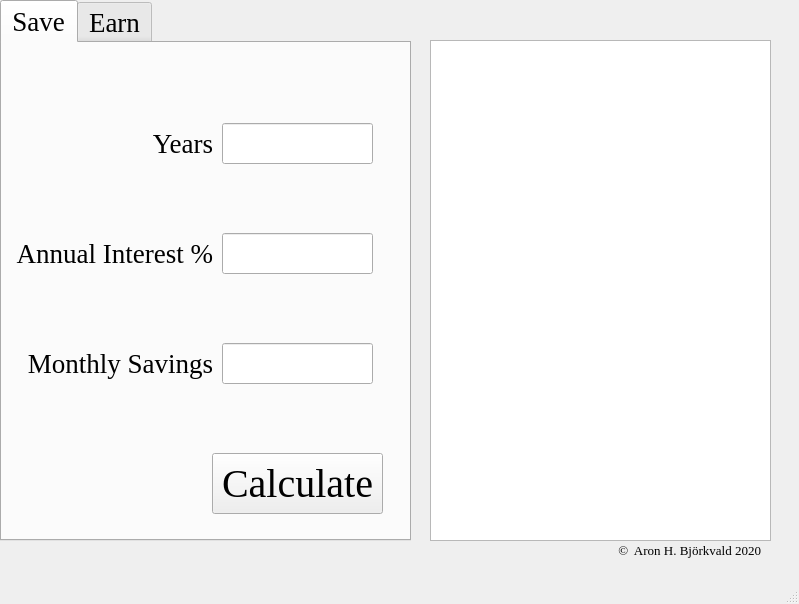
<?xml version="1.0" encoding="UTF-8"?>
<ui version="4.0">
 <class>MainWindow</class>
 <widget class="QMainWindow" name="MainWindow">
  <property name="geometry">
   <rect>
    <x>0</x>
    <y>0</y>
    <width>799</width>
    <height>604</height>
   </rect>
  </property>
  <property name="windowTitle">
   <string>MainWindow</string>
  </property>
  <widget class="QWidget" name="centralwidget">
   <widget class="QTabWidget" name="tab_widget">
    <property name="geometry">
     <rect>
      <x>0</x>
      <y>0</y>
      <width>411</width>
      <height>541</height>
     </rect>
    </property>
    <property name="font">
     <font>
      <family>Times New Roman</family>
      <pointsize>20</pointsize>
     </font>
    </property>
    <property name="currentIndex">
     <number>0</number>
    </property>
    <widget class="QWidget" name="tab_1">
     <attribute name="title">
      <string>Save</string>
     </attribute>
     <widget class="QLineEdit" name="years_line_edit">
      <property name="geometry">
       <rect>
        <x>220</x>
        <y>80</y>
        <width>151</width>
        <height>41</height>
       </rect>
      </property>
      <property name="font">
       <font>
        <family>Times New Roman</family>
        <pointsize>15</pointsize>
       </font>
      </property>
     </widget>
     <widget class="QLineEdit" name="interest_line_edit">
      <property name="geometry">
       <rect>
        <x>220</x>
        <y>190</y>
        <width>151</width>
        <height>41</height>
       </rect>
      </property>
      <property name="font">
       <font>
        <family>Times New Roman</family>
        <pointsize>15</pointsize>
       </font>
      </property>
     </widget>
     <widget class="QLineEdit" name="monthly_line_edit">
      <property name="geometry">
       <rect>
        <x>220</x>
        <y>300</y>
        <width>151</width>
        <height>41</height>
       </rect>
      </property>
      <property name="font">
       <font>
        <family>Times New Roman</family>
        <pointsize>15</pointsize>
       </font>
      </property>
     </widget>
     <widget class="QPushButton" name="calc_button_1">
      <property name="geometry">
       <rect>
        <x>210</x>
        <y>410</y>
        <width>171</width>
        <height>61</height>
       </rect>
      </property>
      <property name="font">
       <font>
        <family>Times New Roman</family>
        <pointsize>30</pointsize>
       </font>
      </property>
      <property name="text">
       <string>Calculate</string>
      </property>
     </widget>
     <widget class="QLabel" name="label">
      <property name="geometry">
       <rect>
        <x>10</x>
        <y>70</y>
        <width>201</width>
        <height>61</height>
       </rect>
      </property>
      <property name="font">
       <font>
        <family>Times New Roman</family>
        <pointsize>20</pointsize>
       </font>
      </property>
      <property name="layoutDirection">
       <enum>Qt::LeftToRight</enum>
      </property>
      <property name="text">
       <string>Years</string>
      </property>
      <property name="alignment">
       <set>Qt::AlignRight|Qt::AlignTrailing|Qt::AlignVCenter</set>
      </property>
     </widget>
     <widget class="QLabel" name="label_2">
      <property name="geometry">
       <rect>
        <x>10</x>
        <y>180</y>
        <width>201</width>
        <height>61</height>
       </rect>
      </property>
      <property name="font">
       <font>
        <family>Times New Roman</family>
        <pointsize>20</pointsize>
       </font>
      </property>
      <property name="layoutDirection">
       <enum>Qt::LeftToRight</enum>
      </property>
      <property name="text">
       <string>Annual Interest %</string>
      </property>
      <property name="alignment">
       <set>Qt::AlignRight|Qt::AlignTrailing|Qt::AlignVCenter</set>
      </property>
     </widget>
     <widget class="QLabel" name="label_3">
      <property name="geometry">
       <rect>
        <x>10</x>
        <y>290</y>
        <width>201</width>
        <height>61</height>
       </rect>
      </property>
      <property name="font">
       <font>
        <family>Times New Roman</family>
        <pointsize>20</pointsize>
       </font>
      </property>
      <property name="layoutDirection">
       <enum>Qt::LeftToRight</enum>
      </property>
      <property name="text">
       <string>Monthly Savings</string>
      </property>
      <property name="alignment">
       <set>Qt::AlignRight|Qt::AlignTrailing|Qt::AlignVCenter</set>
      </property>
     </widget>
    </widget>
    <widget class="QWidget" name="tab_2">
     <attribute name="title">
      <string>Earn</string>
     </attribute>
     <widget class="QLineEdit" name="savings_line_edit">
      <property name="geometry">
       <rect>
        <x>40</x>
        <y>70</y>
        <width>321</width>
        <height>61</height>
       </rect>
      </property>
      <property name="font">
       <font>
        <pointsize>20</pointsize>
       </font>
      </property>
     </widget>
     <widget class="QDoubleSpinBox" name="interest_spin_box">
      <property name="geometry">
       <rect>
        <x>110</x>
        <y>200</y>
        <width>171</width>
        <height>61</height>
       </rect>
      </property>
      <property name="font">
       <font>
        <pointsize>20</pointsize>
       </font>
      </property>
     </widget>
     <widget class="QPushButton" name="calc_button_2">
      <property name="geometry">
       <rect>
        <x>80</x>
        <y>410</y>
        <width>231</width>
        <height>71</height>
       </rect>
      </property>
      <property name="font">
       <font>
        <pointsize>30</pointsize>
       </font>
      </property>
      <property name="text">
       <string>Calculate</string>
      </property>
     </widget>
     <widget class="QLabel" name="label_4">
      <property name="geometry">
       <rect>
        <x>90</x>
        <y>140</y>
        <width>211</width>
        <height>51</height>
       </rect>
      </property>
      <property name="font">
       <font>
        <pointsize>20</pointsize>
       </font>
      </property>
      <property name="text">
       <string>Annual Interest %</string>
      </property>
      <property name="alignment">
       <set>Qt::AlignBottom|Qt::AlignHCenter</set>
      </property>
     </widget>
     <widget class="QLabel" name="label_5">
      <property name="geometry">
       <rect>
        <x>40</x>
        <y>10</y>
        <width>321</width>
        <height>51</height>
       </rect>
      </property>
      <property name="font">
       <font>
        <pointsize>20</pointsize>
       </font>
      </property>
      <property name="text">
       <string>Savings</string>
      </property>
      <property name="alignment">
       <set>Qt::AlignBottom|Qt::AlignHCenter</set>
      </property>
     </widget>
    </widget>
   </widget>
   <widget class="QListWidget" name="list_widget">
    <property name="geometry">
     <rect>
      <x>430</x>
      <y>40</y>
      <width>341</width>
      <height>501</height>
     </rect>
    </property>
    <property name="font">
     <font>
      <family>Times New Roman</family>
      <pointsize>15</pointsize>
     </font>
    </property>
   </widget>
   <widget class="QLabel" name="label_6">
    <property name="geometry">
     <rect>
      <x>600</x>
      <y>540</y>
      <width>161</width>
      <height>21</height>
     </rect>
    </property>
    <property name="font">
     <font>
      <family>Times New Roman</family>
      <pointsize>10</pointsize>
     </font>
    </property>
    <property name="layoutDirection">
     <enum>Qt::LeftToRight</enum>
    </property>
    <property name="text">
     <string>©  Aron H. Björkvald 2020</string>
    </property>
    <property name="alignment">
     <set>Qt::AlignRight|Qt::AlignTrailing|Qt::AlignVCenter</set>
    </property>
   </widget>
  </widget>
  <widget class="QMenuBar" name="menubar">
   <property name="geometry">
    <rect>
     <x>0</x>
     <y>0</y>
     <width>799</width>
     <height>21</height>
    </rect>
   </property>
  </widget>
  <widget class="QStatusBar" name="statusbar"/>
 </widget>
 <resources/>
 <connections/>
</ui>
